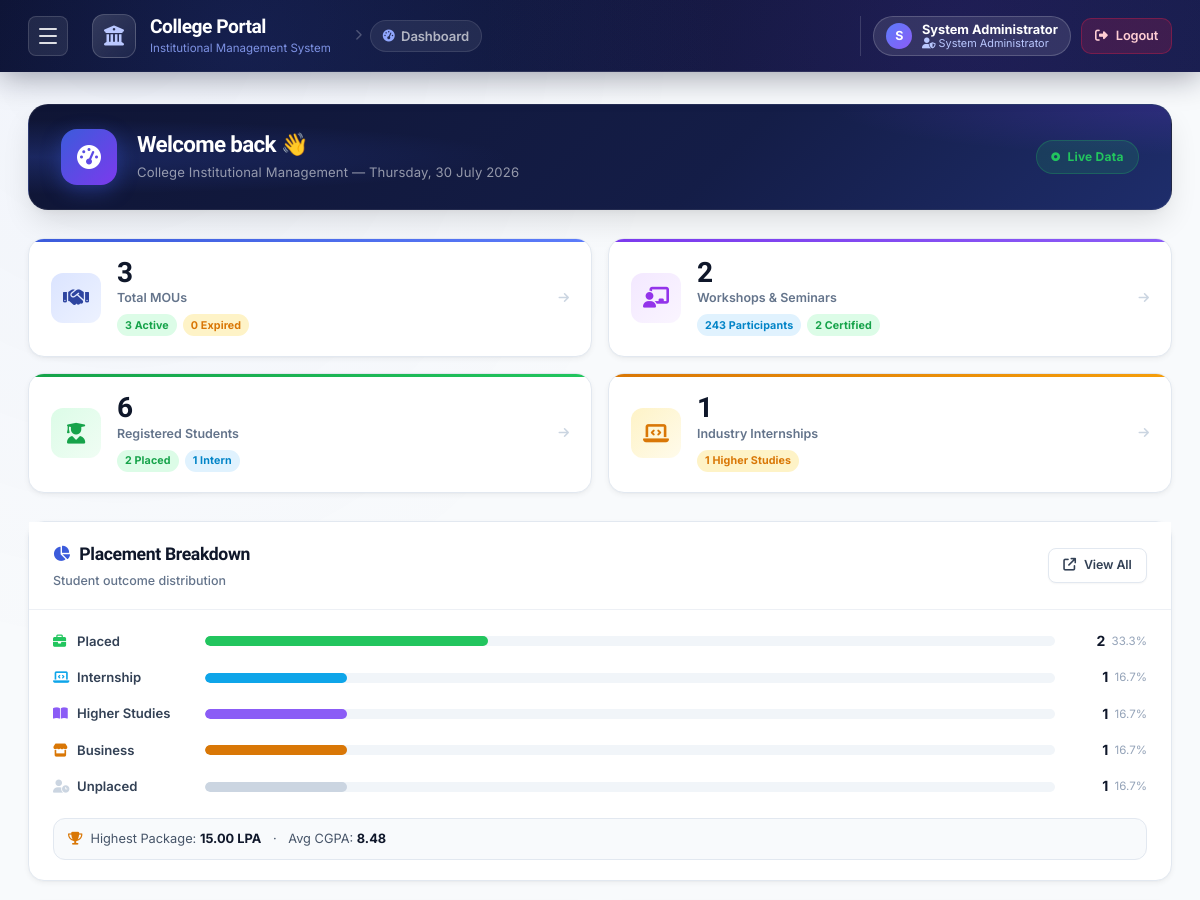
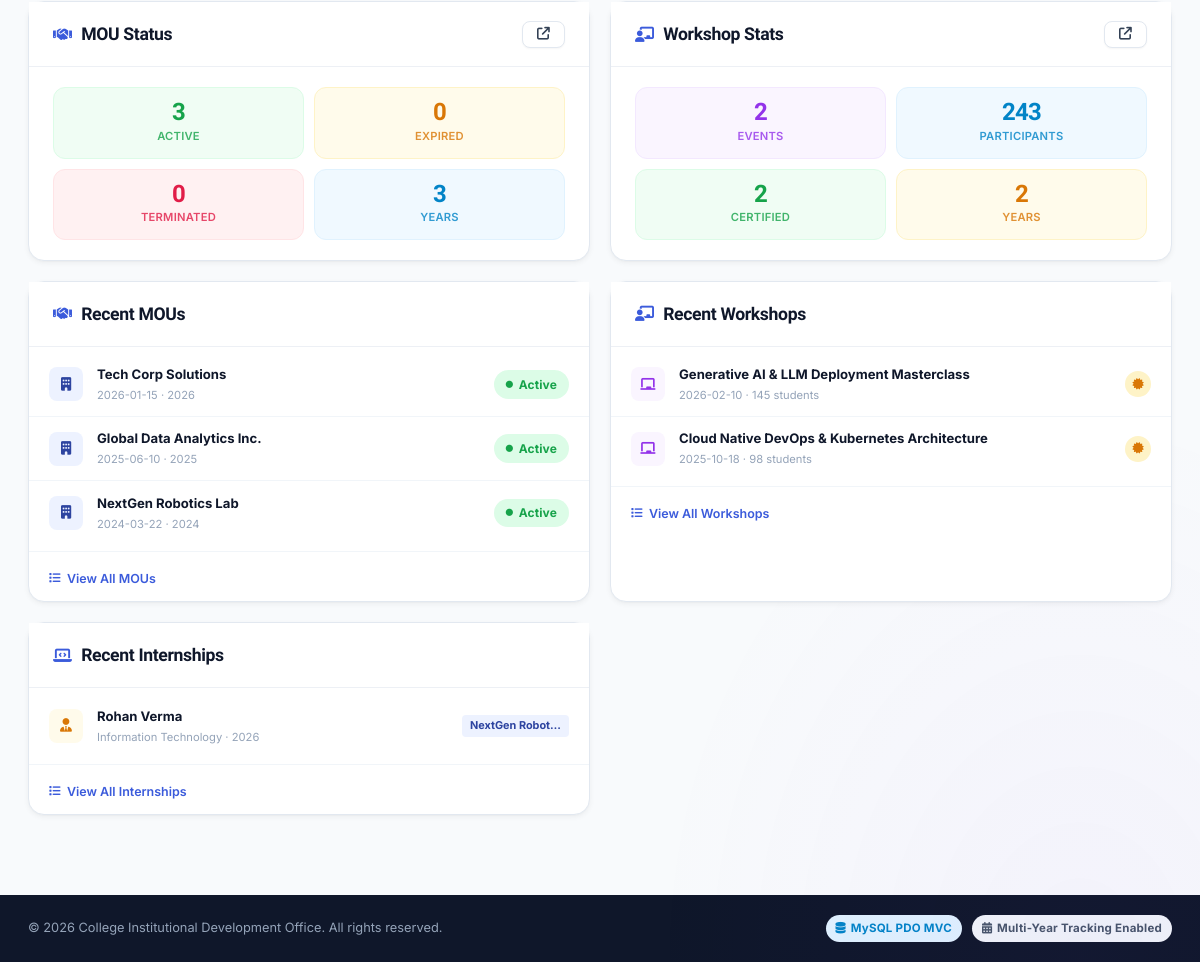
The page / (signed in) on the database its author committed (2 pictures, top to bottom).
### tables this page shows
CREATE TABLE IF NOT EXISTS `students` (
  `id` INT AUTO_INCREMENT PRIMARY KEY,
  `gr_no` VARCHAR(100) DEFAULT NULL,
  `enroll_no` VARCHAR(100) NOT NULL UNIQUE,
  `name` VARCHAR(150) NOT NULL,
  `email` VARCHAR(150) DEFAULT NULL,
  `phone` VARCHAR(50) DEFAULT NULL,
  `gender` ENUM('Male', 'Female') NOT NULL DEFAULT 'Male',
  `dob` DATE DEFAULT NULL,
  `department` VARCHAR(100) NOT NULL,
  `semester` INT DEFAULT 8,
  `cgpa` DECIMAL(3,2) DEFAULT 0.00,
  `passing_year` INT NOT NULL,
  `address` TEXT DEFAULT NULL,
  `skills` TEXT DEFAULT NULL,
  `password` VARCHAR(255) DEFAULT NULL COMMENT 'Bcrypt hash of enrollment number',
  `placement_status` ENUM('Placed', 'Internship', 'Higher Studies', 'Business', 'Unplaced') NOT NULL DEFAULT 'Unplaced',
  `company_name` VARCHAR(255) DEFAULT NULL,
  `designation` VARCHAR(150) DEFAULT NULL,
  `package_lpa` DECIMAL(5,2) DEFAULT NULL,
  `offer_letter_file` VARCHAR(255) DEFAULT NULL,
  `resume_file` VARCHAR(255) DEFAULT NULL,
  `created_at` DATETIME DEFAULT CURRENT_TIMESTAMP,
  `updated_at` DATETIME DEFAULT CURRENT_TIMESTAMP ON UPDATE CURRENT_TIMESTAMP,
  INDEX (`gr_no`),
  INDEX (`passing_year`),
  INDEX (`department`),
  INDEX (`placement_status`)
);

CREATE TABLE IF NOT EXISTS `mous` (
  `id` INT AUTO_INCREMENT PRIMARY KEY,
  `company_name` VARCHAR(255) NOT NULL,
  `contact_person` VARCHAR(150) DEFAULT NULL,
  `email` VARCHAR(150) DEFAULT NULL,
  `phone` VARCHAR(50) DEFAULT NULL,
  `address` TEXT DEFAULT NULL,
  `website` VARCHAR(255) DEFAULT NULL,
  `signed_date` DATE NOT NULL,
  `expiry_date` DATE NOT NULL,
  `year` INT NOT NULL,
  `description` TEXT DEFAULT NULL,
  `report_file` VARCHAR(255) DEFAULT NULL,
  `status` ENUM('Active', 'Expired', 'Terminated') NOT NULL DEFAULT 'Active',
  `created_at` DATETIME DEFAULT CURRENT_TIMESTAMP,
  `updated_at` DATETIME DEFAULT CURRENT_TIMESTAMP ON UPDATE CURRENT_TIMESTAMP,
  INDEX (`year`),
  INDEX (`status`),
  INDEX (`signed_date`)
);

CREATE TABLE IF NOT EXISTS `workshops` (
  `id` INT AUTO_INCREMENT PRIMARY KEY,
  `title` VARCHAR(255) NOT NULL,
  `instructor_name` VARCHAR(150) DEFAULT NULL,
  `company_name` VARCHAR(255) DEFAULT NULL,
  `instructor_email` VARCHAR(150) DEFAULT NULL,
  `venue` VARCHAR(255) DEFAULT NULL,
  `held_on` DATE NOT NULL,
  `duration` INT DEFAULT 1,
  `description` TEXT DEFAULT NULL,
  `certificate` TINYINT(1) DEFAULT 0,
  `total_participants` INT DEFAULT 0,
  `academic_year` INT NOT NULL,
  `report_file` VARCHAR(255) DEFAULT NULL,
  `created_at` DATETIME DEFAULT CURRENT_TIMESTAMP,
  `updated_at` DATETIME DEFAULT CURRENT_TIMESTAMP ON UPDATE CURRENT_TIMESTAMP,
  INDEX (`academic_year`),
  INDEX (`held_on`)
);

### views/dashboard/index.php (the view, shortened to what the rows shown need)
<div class="container">
    <div class="dash-hero">
        <div class="dash-hero-content">
            <div>
                <h2 class="dash-hero-title">Welcome back 👋</h2>
            </div>
        </div>
    </div>
    <div class="dash-two-col">
        <div class="card dash-breakdown-card">
            <div class="card-header">
                <div class="card-title">
                    <h2><i class="fa-solid fa-chart-pie"></i> Placement Breakdown</h2>
                </div>
            </div>
            <div class="card-body-pad">
                <?php
                $total = max(1, (int)($placementStats['total_students'] ?? 1));
                $bars = [
                    ['label' => 'Placed',         'count' => (int)($placementStats['placed_count']        ?? 0), 'color' => 'var(--green-500)',   'icon' => 'fa-briefcase'],
                    ['label' => 'Internship',      'count' => (int)($placementStats['internship_count']    ?? 0), 'color' => 'var(--blue-500)',    'icon' => 'fa-laptop-code'],
                    ['label' => 'Higher Studies',  'count' => (int)($placementStats['higher_studies_count']?? 0), 'color' => 'var(--accent-400)',  'icon' => 'fa-book-open'],
                    ['label' => 'Business',        'count' => (int)($placementStats['business_count']      ?? 0), 'color' => 'var(--amber-600)',   'icon' => 'fa-store'],
                    ['label' => 'Unplaced',        'count' => (int)($placementStats['unplaced_count']      ?? 0), 'color' => 'var(--neutral-300)', 'icon' => 'fa-user-clock'],
                ];
                foreach ($bars as $bar):
                    $pct = round(($bar['count'] / $total) * 100, 1);
                ?>
                <div class="dash-bar-row">
                    <div class="dash-bar-label">
                        <i class="fa-solid <?= $bar['icon'] ?>" style="color:<?= $bar['color'] ?>; width:16px;"></i>
                        <span><?= $bar['label'] ?></span>
                    </div>
                    <div class="dash-bar-track">
                        <div class="dash-bar-fill" style="width: <?= $pct ?>%; background: <?= $bar['color'] ?>;"></div>
                    </div>
                    <div class="dash-bar-stats">
                        <strong><?= $bar['count'] ?></strong>
                        <span class="text-muted"><?= $pct ?>%</span>
                    </div>
                </div>
                <?php endforeach; ?>
            </div>
        </div>
        <div class="dash-quick-col">
            <div class="card dash-stat-card">
                <div class="card-header">
                    <div class="card-title">
                        <h2><i class="fa-solid fa-handshake"></i> MOU Status</h2>
                    </div>
                </div>
            </div>
            <div class="card dash-stat-card">
                <div class="card-header">
                    <div class="card-title">
                        <h2><i class="fa-solid fa-chalkboard-user"></i> Workshop Stats</h2>
                    </div>
                </div>
            </div>
        </div>
    </div>
    <div class="dash-three-col">
        <div class="card dash-recent-card">
            <div class="card-header">
                <div class="card-title">
                    <h2><i class="fa-solid fa-handshake"></i> Recent MOUs</h2>
                </div>
            </div>
            <div class="dash-recent-list">
                <?php if (empty($recentMous)): ?>
                    <div class="dash-empty">No MOU records yet</div>
                <?php else: foreach ($recentMous as $m): ?>
                    <div class="dash-recent-item">
                        <div class="dash-recent-icon dash-ri-blue">
                            <i class="fa-solid fa-building"></i>
                        </div>
                        <div class="dash-recent-info">
                            <span class="dash-recent-name"><?= htmlspecialchars($m['company_name']) ?></span>
                            <span class="dash-recent-meta"><?= htmlspecialchars($m['signed_date']) ?> · <?= $m['year'] ?></span>
                        </div>
                        <span class="status-badge <?= $m['status'] === 'Active' ? 'status-active' : ($m['status'] === 'Expired' ? 'status-expired' : 'status-terminated') ?>">
                            <i class="fa-solid fa-circle status-dot"></i><?= $m['status'] ?>
                        </span>
                    </div>
                <?php endforeach; endif; ?>
            </div>
        </div>
        <div class="card dash-recent-card">
            <div class="card-header">
                <div class="card-title">
                    <h2><i class="fa-solid fa-chalkboard-user"></i> Recent Workshops</h2>
                </div>
            </div>
            <div class="dash-recent-list">
                <?php if (empty($recentWorkshops)): ?>
                    <div class="dash-empty">No workshop records yet</div>
                <?php else: foreach ($recentWorkshops as $w): ?>
                    <div class="dash-recent-item">
                        <div class="dash-recent-icon dash-ri-purple">
                            <i class="fa-solid fa-chalkboard"></i>
                        </div>
                        <div class="dash-recent-info">
                            <span class="dash-recent-name"><?= htmlspecialchars($w['title']) ?></span>
                            <span class="dash-recent-meta"><?= htmlspecialchars($w['held_on']) ?> · <?= (int)$w['total_participants'] ?> students</span>
                        </div>
                        <?php if ($w['certificate']): ?>
                            <span class="dash-cert-badge"><i class="fa-solid fa-certificate"></i></span>
                        <?php endif; ?>
                    </div>
                <?php endforeach; endif; ?>
            </div>
        </div>
        <div class="card dash-recent-card">
            <div class="card-header">
                <div class="card-title">
                    <h2><i class="fa-solid fa-laptop-code"></i> Recent Internships</h2>
                </div>
            </div>
            <div class="dash-recent-list">
                <?php
                $internships = array_filter($recentStudents, fn($s) => ($s['placement_status'] ?? '') === 'Internship');
                ?>
                <?php if (empty($internships)): ?>
                    <div class="dash-empty">No student records yet</div>
                <?php else: foreach (array_slice($internships, 0, 5) as $s): ?>
                    <div class="dash-recent-item">
                        <div class="dash-recent-icon dash-ri-amber">
                            <i class="fa-solid fa-user-tie"></i>
                        </div>
                        <div class="dash-recent-info">
                            <span class="dash-recent-name"><?= htmlspecialchars($s['name']) ?></span>
                            <span class="dash-recent-meta"><?= htmlspecialchars($s['department']) ?> · <?= $s['passing_year'] ?></span>
                        </div>
                        <?php if (!empty($s['company_name'])): ?>
                            <span class="dash-company-tag"><?= htmlspecialchars(mb_strimwidth($s['company_name'], 0, 14, '…')) ?></span>
                        <?php endif; ?>
                    </div>
                <?php endforeach; endif; ?>
            </div>
        </div>
    </div>
</div>

### rows shown on the page
students: placement_status "Placed", id "2", pct "33.3"
mous: company_name "Tech Corp Solutions", signed_date "2026-01-15", year "2026", status "Active"
mous: company_name "Global Data Analytics Inc.", signed_date "2025-06-10", year "2025", status "Active"
mous: company_name "NextGen Robotics Lab", signed_date "2024-03-22", year "2024", status "Active"
workshops: title "Generative AI & LLM Deployment Masterclass", held_on "2026-02-10", total_participants "145", certificate 1 (drawn)
workshops: title "Cloud Native DevOps & Kubernetes Architecture", held_on "2025-10-18", total_participants "98", certificate 1 (drawn)
students: name "Rohan Verma", department "Information Technology", passing_year "2026", company_name "NextGen Robot…"

### other values the page prints
substr($_SESSION['user_name'] ?? 'U', 0, 1) "S"
$_SESSION['user_name'] "System Administrator"
$_SESSION['user_role'] "System Administrator"
$mouStats['total'] "3"
$mouStats['active'] "3"
$mouStats['expired'] "0"
$workshopStats['total_workshops'] "2"
$workshopStats['total_participants'] "243"
$workshopStats['certificate_count'] "2"
$placementStats['total_students'] "6"
$placementStats['placed_count'] "2"
$placementStats['internship_count'] "1"
$placementStats['higher_studies_count'] "1"
$bar['label'] "Internship"
$bar['count'] "1"
